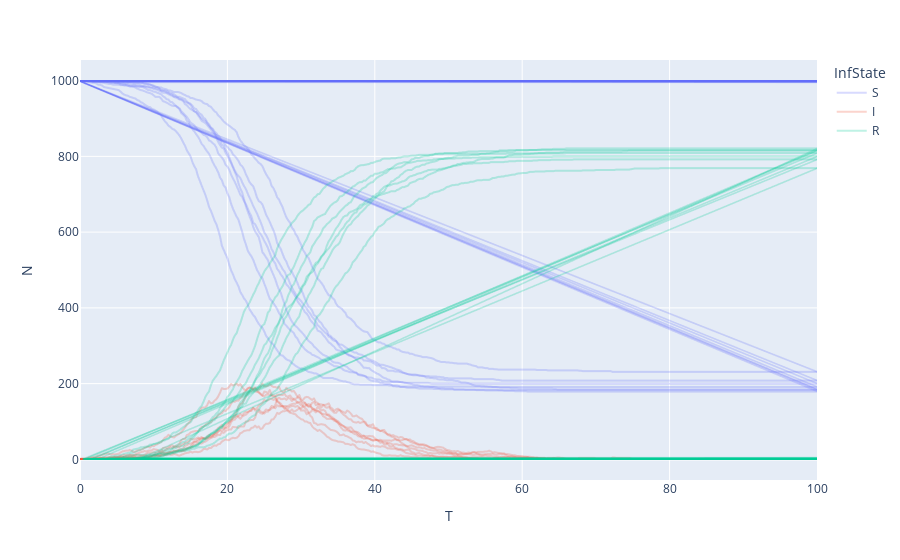

Notebook cell for this chart:
### Code cell
from plotnine import *
from plotly.tools import mpl_to_plotly as ggplotly

all_sims.groupby('sim')
stoch_fig = px.line(all_sims, x="T",y="N", color="InfState")
stoch_fig.update_traces(opacity=0.25)
stoch_fig.show()
all_sims.reset_index()

### Figure 1 — Plotly figure (JSON) as saved in the notebook; plotly's stock layout.template omitted (floating-point values rounded to 4 significant figures; data arrays with more than 128 entries replaced by an {"elided": "..."} marker saying what was removed)
{"data": [{"hovertemplate": "InfState=S<br>T=%{x}<br>N=%{y}<extra></extra>", "legendgroup": "S", "line": {"color": "#636efa", "dash": "solid"}, "marker": {"symbol": "circle"}, "mode": "lines", "name": "S", "opacity": 0.25, "showlegend": true, "type": "scattergl", "x": {"elided": "8020 float values"}, "xaxis": "x", "y": {"elided": "8020 int values"}, "yaxis": "y"}, {"hovertemplate": "InfState=I<br>T=%{x}<br>N=%{y}<extra></extra>", "legendgroup": "I", "line": {"color": "#EF553B", "dash": "solid"}, "marker": {"symbol": "circle"}, "mode": "lines", "name": "I", "opacity": 0.25, "showlegend": true, "type": "scattergl", "x": {"elided": "2070 float values"}, "xaxis": "x", "y": {"elided": "2070 int values"}, "yaxis": "y"}, {"hovertemplate": "InfState=R<br>T=%{x}<br>N=%{y}<extra></extra>", "legendgroup": "R", "line": {"color": "#00cc96", "dash": "solid"}, "marker": {"symbol": "circle"}, "mode": "lines", "name": "R", "opacity": 0.25, "showlegend": true, "type": "scattergl", "x": {"elided": "7786 float values"}, "xaxis": "x", "y": {"elided": "7786 int values"}, "yaxis": "y"}], "layout": {"legend": {"title": {"text": "InfState"}, "tracegroupgap": 0}, "margin": {"t": 60}, "xaxis": {"anchor": "y", "domain": [0, 1], "title": {"text": "T"}}, "yaxis": {"anchor": "x", "domain": [0, 1], "title": {"text": "N"}}}}
